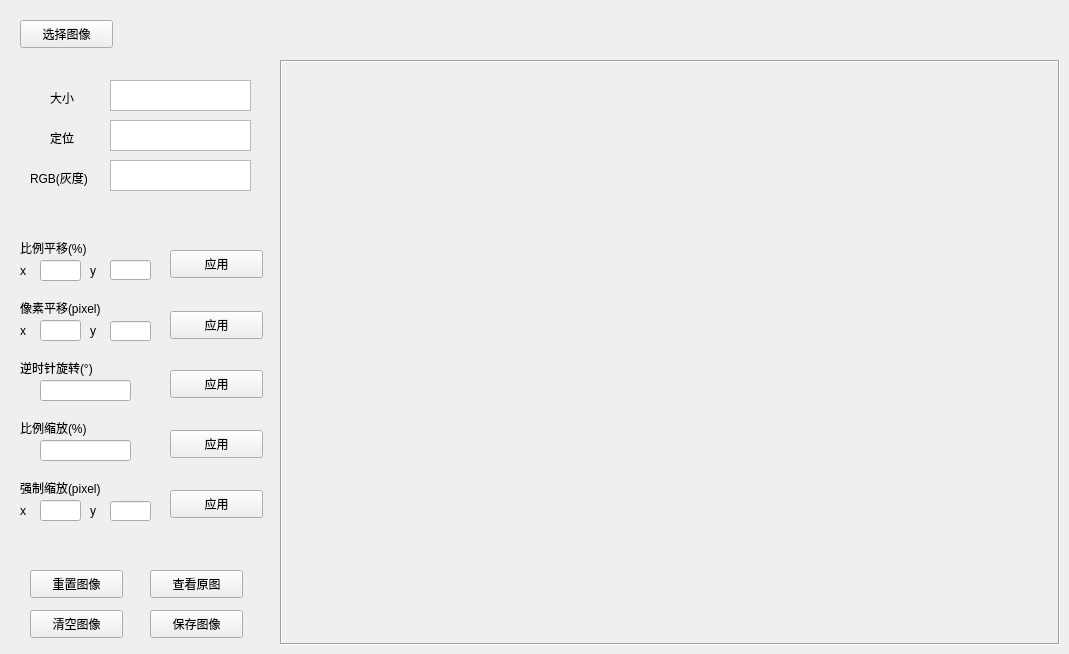
    <widget class="QWidget" name="tab">
     <attribute name="title">
      <string>Unit1</string>
     </attribute>
     <widget class="QPushButton" name="pushButton_2">
      <property name="geometry">
       <rect>
        <x>150</x>
        <y>570</y>
        <width>93</width>
        <height>28</height>
       </rect>
      </property>
      <property name="text">
       <string>查看原图</string>
      </property>
     </widget>
     <widget class="QLabel" name="label_2">
      <property name="geometry">
       <rect>
        <x>90</x>
        <y>260</y>
        <width>16</width>
        <height>21</height>
       </rect>
      </property>
      <property name="text">
       <string>y</string>
      </property>
     </widget>
     <widget class="QLabel" name="label">
      <property name="geometry">
       <rect>
        <x>20</x>
        <y>260</y>
        <width>21</width>
        <height>21</height>
       </rect>
      </property>
      <property name="text">
       <string>x</string>
      </property>
     </widget>
     <widget class="QLineEdit" name="lineEdit_4">
      <property name="geometry">
       <rect>
        <x>110</x>
        <y>321</y>
        <width>41</width>
        <height>20</height>
       </rect>
      </property>
     </widget>
     <widget class="QLabel" name="label_3">
      <property name="geometry">
       <rect>
        <x>90</x>
        <y>320</y>
        <width>16</width>
        <height>21</height>
       </rect>
      </property>
      <property name="text">
       <string>y</string>
      </property>
     </widget>
     <widget class="QPushButton" name="pushButton_3">
      <property name="geometry">
       <rect>
        <x>150</x>
        <y>610</y>
        <width>93</width>
        <height>28</height>
       </rect>
      </property>
      <property name="text">
       <string>保存图像</string>
      </property>
     </widget>
     <widget class="QLineEdit" name="lineEdit_5">
      <property name="geometry">
       <rect>
        <x>40</x>
        <y>380</y>
        <width>91</width>
        <height>21</height>
       </rect>
      </property>
     </widget>
     <widget class="QLineEdit" name="lineEdit_7">
      <property name="geometry">
       <rect>
        <x>40</x>
        <y>500</y>
        <width>41</width>
        <height>21</height>
       </rect>
      </property>
     </widget>
     <widget class="QPushButton" name="pushButton">
      <property name="geometry">
       <rect>
        <x>20</x>
        <y>20</y>
        <width>93</width>
        <height>28</height>
       </rect>
      </property>
      <property name="text">
       <string>选择图像</string>
      </property>
     </widget>
     <widget class="QLineEdit" name="lineEdit_2">
      <property name="geometry">
       <rect>
        <x>110</x>
        <y>260</y>
        <width>41</width>
        <height>20</height>
       </rect>
      </property>
     </widget>
     <widget class="QLabel" name="label_6">
      <property name="geometry">
       <rect>
        <x>20</x>
        <y>500</y>
        <width>21</width>
        <height>21</height>
       </rect>
      </property>
      <property name="text">
       <string>x</string>
      </property>
     </widget>
     <widget class="QLabel" name="label_4">
      <property name="geometry">
       <rect>
        <x>20</x>
        <y>320</y>
        <width>21</width>
        <height>21</height>
       </rect>
      </property>
      <property name="text">
       <string>x</string>
      </property>
     </widget>
     <widget class="QLineEdit" name="lineEdit_6">
      <property name="geometry">
       <rect>
        <x>40</x>
        <y>440</y>
        <width>91</width>
        <height>21</height>
       </rect>
      </property>
     </widget>
     <widget class="QLineEdit" name="lineEdit_8">
      <property name="geometry">
       <rect>
        <x>110</x>
        <y>501</y>
        <width>41</width>
        <height>20</height>
       </rect>
      </property>
     </widget>
     <widget class="QLineEdit" name="lineEdit">
      <property name="geometry">
       <rect>
        <x>40</x>
        <y>260</y>
        <width>41</width>
        <height>21</height>
       </rect>
      </property>
     </widget>
     <widget class="QLabel" name="label_5">
      <property name="geometry">
       <rect>
        <x>90</x>
        <y>500</y>
        <width>16</width>
        <height>21</height>
       </rect>
      </property>
      <property name="text">
       <string>y</string>
      </property>
     </widget>
     <widget class="QLineEdit" name="lineEdit_3">
      <property name="geometry">
       <rect>
        <x>40</x>
        <y>320</y>
        <width>41</width>
        <height>21</height>
       </rect>
      </property>
     </widget>
     <widget class="QLabel" name="label_7">
      <property name="geometry">
       <rect>
        <x>50</x>
        <y>90</y>
        <width>31</width>
        <height>16</height>
       </rect>
      </property>
      <property name="text">
       <string>大小</string>
      </property>
     </widget>
     <widget class="QLabel" name="label_8">
      <property name="geometry">
       <rect>
        <x>30</x>
        <y>170</y>
        <width>71</width>
        <height>16</height>
       </rect>
      </property>
      <property name="text">
       <string>RGB(灰度)</string>
      </property>
     </widget>
     <widget class="QTextBrowser" name="textBrowser">
      <property name="geometry">
       <rect>
        <x>110</x>
        <y>80</y>
        <width>141</width>
        <height>31</height>
       </rect>
      </property>
     </widget>
     <widget class="QTextBrowser" name="textBrowser_3">
      <property name="geometry">
       <rect>
        <x>110</x>
        <y>160</y>
        <width>141</width>
        <height>31</height>
       </rect>
      </property>
     </widget>
     <widget class="QLabel" name="label_10">
      <property name="enabled">
       <bool>true</bool>
      </property>
      <property name="geometry">
       <rect>
        <x>280</x>
        <y>60</y>
        <width>780</width>
        <height>585</height>
       </rect>
      </property>
      <property name="cursor">
       <cursorShape>CrossCursor</cursorShape>
      </property>
      <property name="mouseTracking">
       <bool>false</bool>
      </property>
      <property name="autoFillBackground">
       <bool>true</bool>
      </property>
      <property name="frameShape">
       <enum>QFrame::Box</enum>
      </property>
      <property name="frameShadow">
       <enum>QFrame::Sunken</enum>
      </property>
      <property name="text">
       <string/>
      </property>
     </widget>
     <widget class="QLabel" name="label_9">
      <property name="geometry">
       <rect>
        <x>20</x>
        <y>240</y>
        <width>121</width>
        <height>16</height>
       </rect>
      </property>
      <property name="text">
       <string>比例平移(%)</string>
      </property>
     </widget>
     <widget class="QPushButton" name="pushButton_4">
      <property name="geometry">
       <rect>
        <x>170</x>
        <y>250</y>
        <width>93</width>
        <height>28</height>
       </rect>
      </property>
      <property name="text">
       <string>应用</string>
      </property>
     </widget>
     <widget class="QLabel" name="label_11">
      <property name="geometry">
       <rect>
        <x>20</x>
        <y>300</y>
        <width>131</width>
        <height>16</height>
       </rect>
      </property>
      <property name="text">
       <string>像素平移(pixel)</string>
      </property>
     </widget>
     <widget class="QPushButton" name="pushButton_5">
      <property name="geometry">
       <rect>
        <x>170</x>
        <y>311</y>
        <width>93</width>
        <height>28</height>
       </rect>
      </property>
      <property name="text">
       <string>应用</string>
      </property>
     </widget>
     <widget class="QLabel" name="label_12">
      <property name="geometry">
       <rect>
        <x>20</x>
        <y>360</y>
        <width>121</width>
        <height>16</height>
       </rect>
      </property>
      <property name="text">
       <string>逆时针旋转(°)</string>
      </property>
     </widget>
     <widget class="QLabel" name="label_13">
      <property name="geometry">
       <rect>
        <x>20</x>
        <y>420</y>
        <width>101</width>
        <height>16</height>
       </rect>
      </property>
      <property name="text">
       <string>比例缩放(%)</string>
      </property>
     </widget>
     <widget class="QLabel" name="label_14">
      <property name="geometry">
       <rect>
        <x>20</x>
        <y>480</y>
        <width>121</width>
        <height>16</height>
       </rect>
      </property>
      <property name="text">
       <string>强制缩放(pixel)</string>
      </property>
     </widget>
     <widget class="QPushButton" name="pushButton_6">
      <property name="geometry">
       <rect>
        <x>170</x>
        <y>370</y>
        <width>93</width>
        <height>28</height>
       </rect>
      </property>
      <property name="text">
       <string>应用</string>
      </property>
     </widget>
     <widget class="QPushButton" name="pushButton_7">
      <property name="geometry">
       <rect>
        <x>170</x>
        <y>430</y>
        <width>93</width>
        <height>28</height>
       </rect>
      </property>
      <property name="text">
       <string>应用</string>
      </property>
     </widget>
     <widget class="QPushButton" name="pushButton_8">
      <property name="geometry">
       <rect>
        <x>170</x>
        <y>490</y>
        <width>93</width>
        <height>28</height>
       </rect>
      </property>
      <property name="text">
       <string>应用</string>
      </property>
     </widget>
     <widget class="QTextBrowser" name="textBrowser_4">
      <property name="geometry">
       <rect>
        <x>110</x>
        <y>120</y>
        <width>141</width>
        <height>31</height>
       </rect>
      </property>
     </widget>
     <widget class="QLabel" name="label_15">
      <property name="geometry">
       <rect>
        <x>50</x>
        <y>130</y>
        <width>31</width>
        <height>16</height>
       </rect>
      </property>
      <property name="text">
       <string>定位</string>
      </property>
     </widget>
     <widget class="QPushButton" name="pushButton_9">
      <property name="geometry">
       <rect>
        <x>30</x>
        <y>570</y>
        <width>93</width>
        <height>28</height>
       </rect>
      </property>
      <property name="text">
       <string>重置图像</string>
      </property>
     </widget>
     <widget class="QPushButton" name="pushButton_10">
      <property name="geometry">
       <rect>
        <x>30</x>
        <y>610</y>
        <width>93</width>
        <height>28</height>
       </rect>
      </property>
      <property name="text">
       <string>清空图像</string>
      </property>
     </widget>
    </widget>
